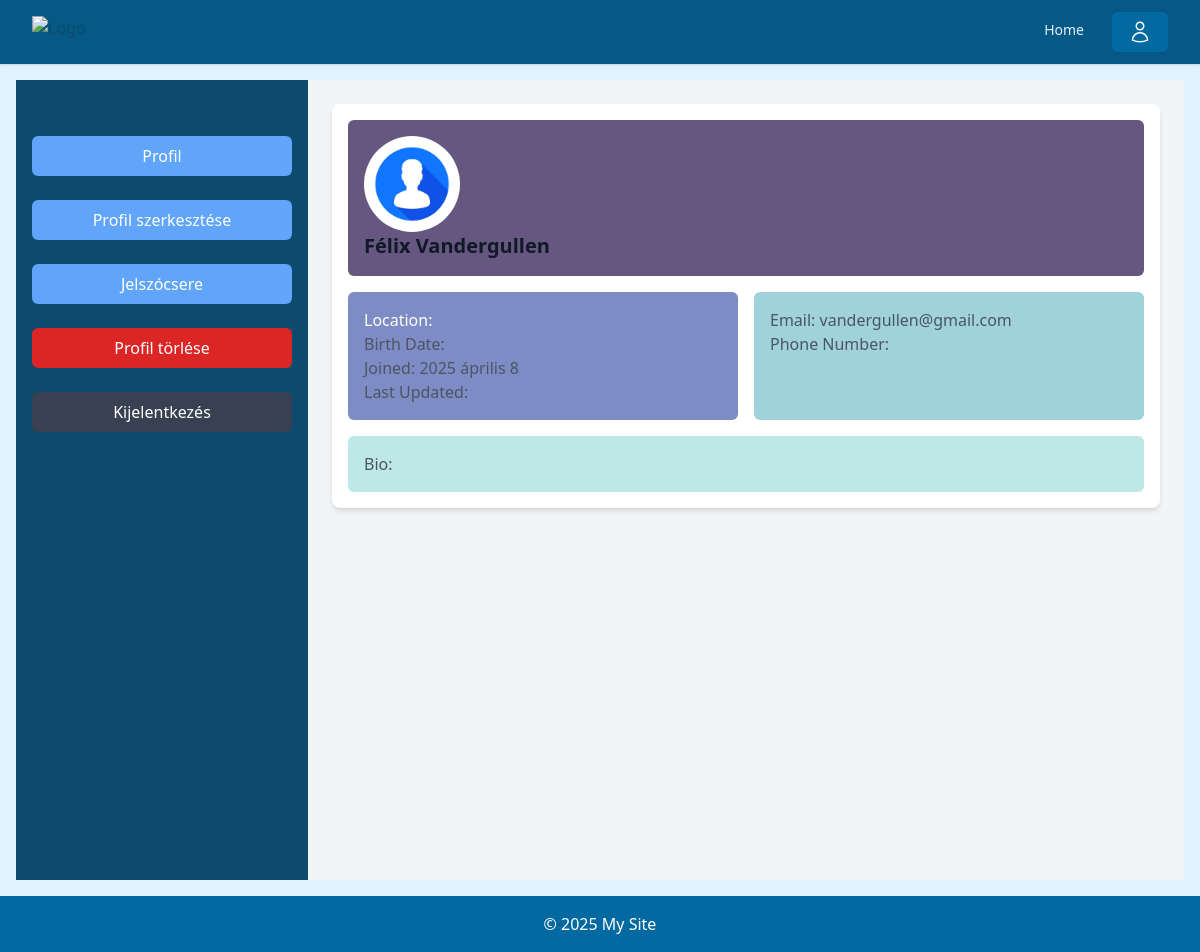
/profile/ (signed in), run on an earlier commit of the app's database.
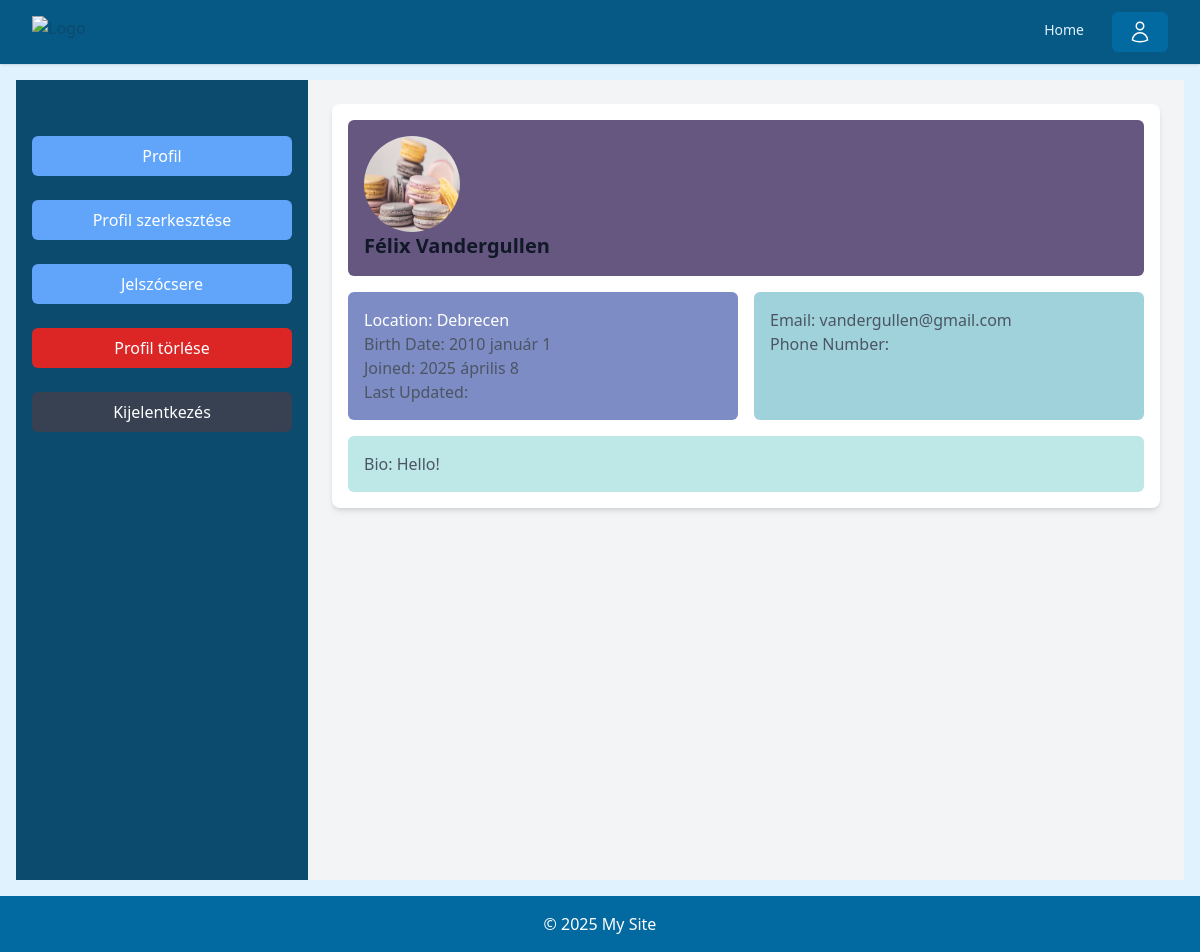
And on a later commit of the database.
### accounts/models.py (models this page shows, shortened)
class Profile(models.Model):
    user = models.OneToOneField(User, on_delete=models.CASCADE)
    bio = models.TextField(max_length=500, blank=True)
    location = models.CharField(max_length=30, blank=True)
    birth_date = models.DateField(null=True, blank=True)
    profile_picture = models.ImageField(upload_to='profile_pics/', default='profile_pics/default.jpg', blank=True, null=True)
    phone_number = models.CharField(max_length=15, blank=True)
    email_token = models.CharField(max_length=64, blank=True)
    email_verified = models.BooleanField(default=False)

### accounts/views.py (the view)
# urls.py: path('profile/', views.profile, name='profile'),
@login_required
def profile(request):
    profile = get_object_or_404(Profile, user=request.user)
    return render(request, 'profile/profile.html', {'profile': profile})

### accounts/templates/profile/profile.html (shortened to what this page needs)
{% extends 'profile_base.html' %}
{% block profile_content %}
    <div class="profile-container mx-auto p-4 bg-white shadow-md rounded-lg">
        <div class=" grid grid-cols-1 md:grid-cols-2 gap-4">
            <div class="bg-ultraViolet p-4 rounded-md md:col-span-2 ">
                <img src="{{ profile.profile_picture.url }}" alt="Profile Picture" class="w-24 h-24 rounded-full">
                <h2 class="text-xl font-bold">
                {% if profile.user.first_name %}
                    {{ profile.user.first_name }} {{ profile.user.last_name }}
                {% else %}
                    {{ profile.user.username }}
                {% endif %}
                </h2>
            </div>
            <div class="bg-glaucous p-4 rounded-md">
                <p class="text-white">Location: {{ profile.location }}</p>
                <p class="text-gray-600">Birth Date: {{ profile.birth_date|date:"Y F j" }}</p>
                <p class="text-gray-600">Joined: {{ profile.user.date_joined|date:"Y F j" }}</p>
                <p class="text-gray-600">Last Updated: {{ profile.updated_at|date:"F j, Y" }}</p>
            </div>
            <div class="bg-nonphotoBlue p-4 rounded-md">
                <p class="text-gray-600">Email: {{ user.email }}</p>
                <p class="text-gray-600">Phone Number: {{ profile.phone_number }}</p>
            </div>
            <div class="bg-mintGreen p-4 rounded-md md:col-span-2">
                <p class="text-gray-600">Bio: {{ profile.bio }}</p>
            </div>
        </div>
    </div>
{% endblock %}

What changed in the data, as far as the page shows it:
changed Profile "Félix": profile_picture: picture added in place of a placeholder; location (not shown) → "Debrecen"; birth_date (not shown) → "2010 január 1"; bio (not shown) → "Hello!"
